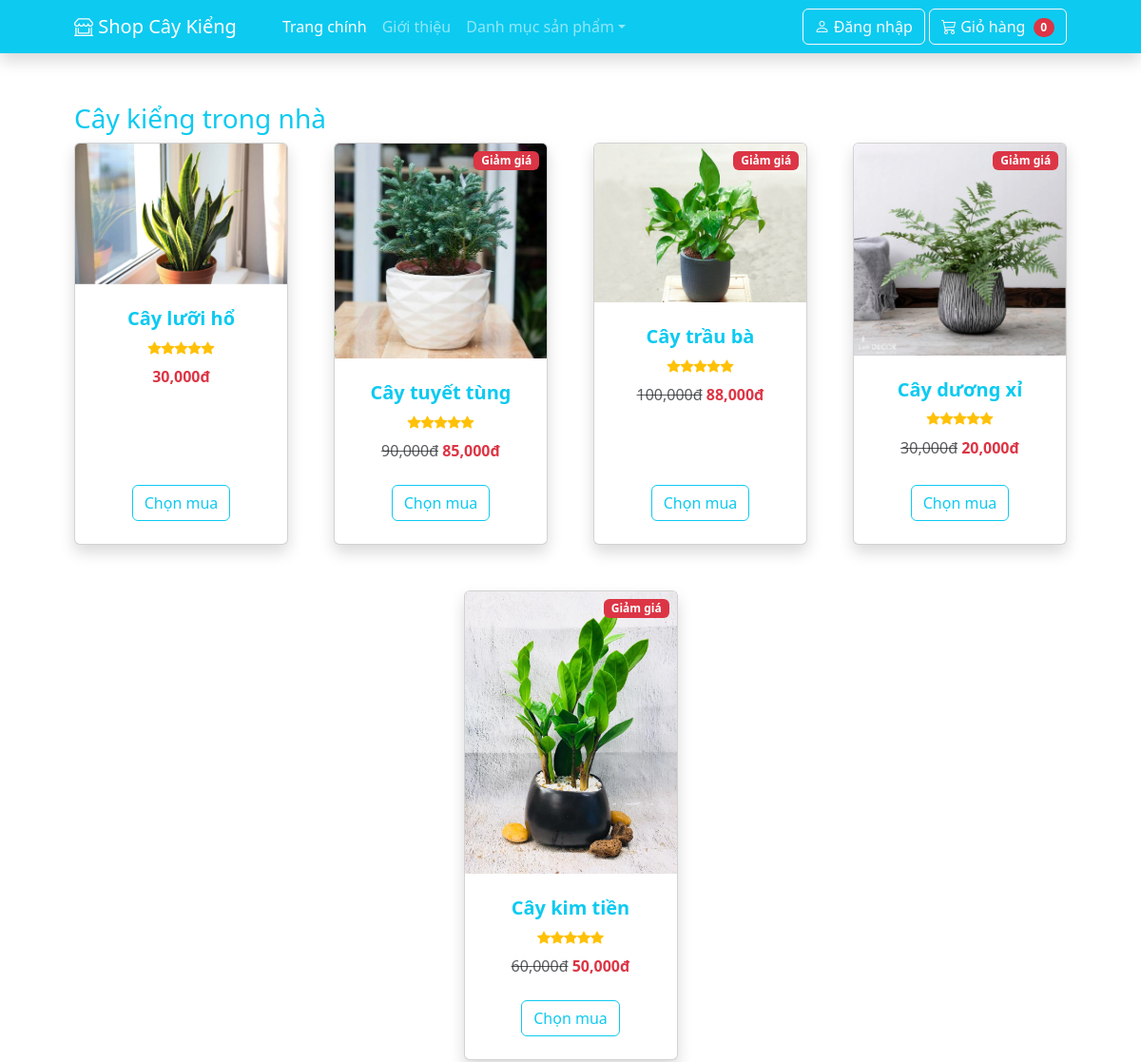
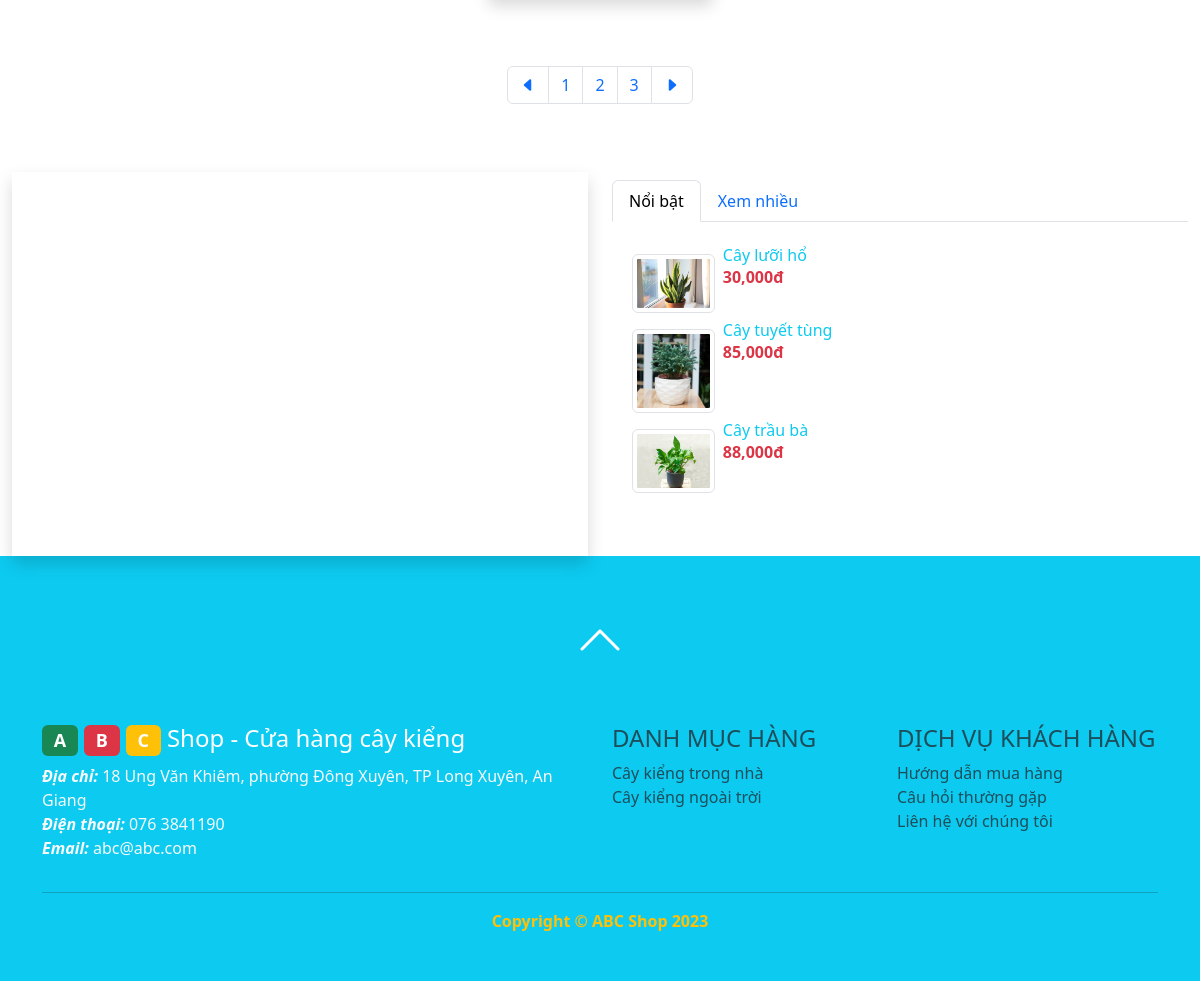
The app's page /?action=group&id=1 with its own data (2 pictures, top to bottom).
### tables this page shows
CREATE TABLE `phanloai` (
  `id` int(11) NOT NULL,
  `tenpl` text NOT NULL
);

CREATE TABLE `sanpham` (
  `id` int(11) NOT NULL,
  `tensp` text NOT NULL,
  `phanloaisp` int(11) NOT NULL,
  `mota` text NOT NULL,
  `giagoc` float NOT NULL,
  `giaban` float NOT NULL,
  `soluongton` int(11) NOT NULL,
  `hinhanh` text NOT NULL,
  `luotxem` int(11) NOT NULL,
  `luotmua` int(11) NOT NULL
);

### model/phanloai.php (called while the page is built, shortened)
<?php
class PHANLOAI{
    public function layphanloai(){
        $dbcon = DATABASE::connect();
        try{
            $sql = "SELECT * FROM phanloai";
            $cmd = $dbcon->prepare($sql);
            $cmd->execute();
            $result = $cmd->fetchAll();
            return $result;
        }
        catch(PDOException $e){
            $error_message = $e->getMessage();
            echo "<p>Lỗi truy vấn: $error_message</p>";
            exit();
        }
    }
    public function layphanloaitheoid($id){
        $dbcon = DATABASE::connect();
        try{
            $sql = "SELECT * FROM phanloai WHERE id=:id";
            $cmd = $dbcon->prepare($sql);
            $cmd->bindValue(":id", $id);
            $cmd->execute();
            $result = $cmd->fetch();
            return $result;
        }
        catch(PDOException $e){
            $error_message = $e->getMessage();
            echo "<p>Lỗi truy vấn: $error_message</p>";
            exit();
        }
    }
}
?>

### model/sanpham.php (called while the page is built, shortened)
<?php
class SANPHAM
{
    public function laysanphamtheophanloai($phanloaisp)
    {
        $dbcon = DATABASE::connect();
        try {
            $sql = "SELECT * FROM sanpham WHERE phanloaisp=:madm";
            $cmd = $dbcon->prepare($sql);
            $cmd->bindValue(":madm", $phanloaisp);
            $cmd->execute();
            $result = $cmd->fetchAll();
            return $result;
        } catch (PDOException $e) {
            $error_message = $e->getMessage();
            echo "<p>Lỗi truy vấn: $error_message</p>";
            exit();
        }
    }
    public function laysanphamxemnhieu()
    {
        $dbcon = DATABASE::connect();
        try {
            $sql = "SELECT * FROM sanpham ORDER BY luotxem DESC LIMIT 3";
            $cmd = $dbcon->prepare($sql);
            $cmd->execute();
            $result = $cmd->fetchAll();
            return $result;
        } catch (PDOException $e) {
            $error_message = $e->getMessage();
            echo "<p>Lỗi truy vấn: $error_message</p>";
            exit();
        }
    }
}

### public/group.php (the view)
<?php include("inc/top.php"); ?>
<h3 class="text-info"><?php echo $tenpl; ?></h3>
<div class="row gx-4 gx-lg-5 row-cols-2 row-cols-md-3 row-cols-xl-4 justify-content-center">
<?php
if($sanpham != null){
    foreach($sanpham as $s):
?>
    <div class="col mb-5">
        <div class="card h-100 shadow">
            <?php if ($s["giaban"] != $s["giagoc"]){ ?>
            <div class="badge bg-danger text-white position-absolute" style="top: 0.5rem; right: 0.5rem">Giảm giá</div>
            <?php }  ?>
            <a href="index.php?action=detail&id=<?php echo $s["id"]; ?>">
                <img class="card-img-top" src="../<?php echo $s["hinhanh"]; ?>" alt="<?php echo $s["tensp"]; ?>" />
            </a>
            <div class="card-body p-4">
                <div class="text-center">
                    <a class="text-decoration-none" href="index.php?action=detail&id=<?php echo $s["id"]; ?>"><h5 class="fw-bolder text-info"><?php echo $s["tensp"]; ?></h5></a>
                    <div class="d-flex justify-content-center small text-warning mb-2">
                        <div class="bi-star-fill"></div>
                        <div class="bi-star-fill"></div>
                        <div class="bi-star-fill"></div>
                        <div class="bi-star-fill"></div>
                        <div class="bi-star-fill"></div>
                    </div>
                    <?php if ($s["giaban"] != $s["giagoc"]){ ?>
                    <span class="text-muted text-decoration-line-through"><?php echo number_format($s["giagoc"]); ?>đ</span><?php }  ?>
                    <span class="text-danger fw-bolder"><?php echo number_format($s["giaban"]); ?>đ</span>
                </div>
            </div>
            <div class="card-footer p-4 pt-0 border-top-0 bg-transparent">
                <div class="text-center"><a class="btn btn-outline-info mt-auto" href="#">Chọn mua</a></div>
            </div>
        </div>
    </div>
<?php
    endforeach;
    }
    else{
        echo "<p>Danh mục này hiện chưa có mặt hàng. Vui lòng xem danh mục khác...</p>";
    }
?>
</div>
<ul class="pagination justify-content-center" style="margin:20px 0">
    <li class="page-item"><a class="page-link" href="#"><i class="bi bi-caret-left-fill"></i></a></li>
    <li class="page-item"><a class="page-link" href="#">1</a></li>
    <li class="page-item"><a class="page-link" href="#">2</a></li>
    <li class="page-item"><a class="page-link" href="#">3</a></li>
    <li class="page-item"><a class="page-link" href="#"><i class="bi bi-caret-right-fill"></i></a></li>
</ul>
<?php include("inc/bottom.php"); ?>

### public/inc/bottom.php (shortened to what this page needs)
            </div>
        </section>
        <section>
            <div class="container-fluid">
                <div class="row">
                    <div class="col-md-6">
                        <?php include("inc/carousel.php"); ?>
                    </div>
                    <div class="col-md-6 pt-2">
                      <ul class="nav nav-tabs" role="tablist">
                        <li class="nav-item">
                          <a class="nav-link active" data-bs-toggle="tab" href="#menu1">Nổi bật</a>
                        </li>
                        <li class="nav-item">
                          <a class="nav-link" data-bs-toggle="tab" href="#menu2">Xem nhiều</a>
                        </li>
                      </ul>
                      <div class="tab-content">
                        <div id="menu1" class="container tab-pane active"><br>
                          <?php include("inc/topview.php"); ?>
                        </div>
                      </div>
                    </div>
                </div>
            </div>
        </section>
        <footer class="py-5 bg-info">
            <div class="text-center mb-5"><a class="text-warning" href="#top"><i class="bi bi-chevron-up"  style="font-size: 3rem; font-weight: bold; color:white;"></i></a></div>
            <div class="container">
                <div class="row">
                    <div class="col-md-6 text-light">
                        <a href="index.php" class="text-decoration-none text-white">
                        <h4><span class="badge text-white bg-success">A</span>
                            <span class="badge text-white bg-danger">B</span>
                            <span class="badge text-white bg-warning">C</span> Shop - Cửa hàng cây kiểng</h4></a>
                        <p><b><i>Địa chỉ:</i></b> 18 Ung Văn Khiêm, phường Đông Xuyên, TP Long Xuyên, An Giang<br>
                            <b><i>Điện thoại:</i></b> 076 3841190<br>
                            <b><i>Email:</i></b> abc@abc.com</p>
                    </div>
                    <div class="col-md-3 text-muted">
                        <h4>DANH MỤC HÀNG</h4>
                        <?php foreach ($phanloai as $l): ?>
                            <a class="list-group-item" href="?action=group&id=<?php echo $l["id"]; ?>">
							<?php echo $l["tenpl"]; ?>
							</a>
                        <?php endforeach; ?>
                    </div>
                    <div class="col-md-3 text-muted">
                        <h4>DỊCH VỤ KHÁCH HÀNG</h4>
                        <a href="#" class="list-group-item">Hướng dẫn mua hàng</a>
                        <a href="#" class="list-group-item">Câu hỏi thường gặp</a>
                        <a href="#" class="list-group-item">Liên hệ với chúng tôi</a>
                    </div>
                </div>
                <hr>
                <p class="m-0 text-center text-warning fw-bolder">Copyright &copy; ABC Shop 2023</p></div>
        </footer>
    </body>
</html>

### public/inc/topview.php
<div class="d-flex flex-column">
<?php foreach($sanphamxemnhieu as $x): ?>
	<div style="max-height:100px"><a class="text-decoration-none" href="index.php?action=detail&id=<?php echo $x["id"]; ?>">
		<img style="max-width:15%" class="img-thumbnail float-start m-2"
			src="../<?php echo $x["hinhanh"]; ?>"
			alt="<?php echo $x["tensp"]; ?>">
		<h6 class="card-title text-info"><?php echo $x["tensp"]; ?></h6>
		<p class="card-text text-danger fw-bold"><?php echo number_format($x["giaban"]); ?>đ</p>	</a>
	</div>
<?php endforeach; ?>
</div>

### records on screen
phanloai: tenpl "Cây kiểng trong nhà"
sanpham: hinhanh (picture), tensp "Cây lưỡi hổ", giaban "30,000"
sanpham: shows "Giảm giá", hinhanh (picture), tensp "Cây tuyết tùng", giagoc "90,000", giaban "85,000"
sanpham: shows "Giảm giá", hinhanh (picture), tensp "Cây trầu bà", giagoc "100,000", giaban "88,000"
sanpham: shows "Giảm giá", hinhanh (picture), tensp "Cây dương xỉ", giagoc "30,000", giaban "20,000"
sanpham: shows "Giảm giá", hinhanh (picture), tensp "Cây kim tiền", giagoc "60,000", giaban "50,000"
phanloai: tenpl "Cây kiểng ngoài trời"
